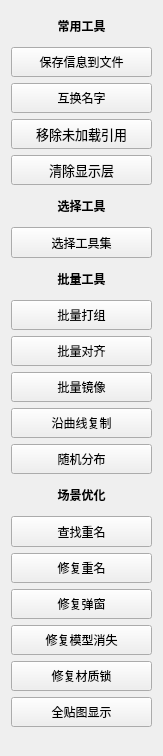
<?xml version="1.0" encoding="UTF-8"?>
<ui version="4.0">
 <class>Form</class>
 <widget class="QWidget" name="Form">
  <property name="geometry">
   <rect>
    <x>0</x>
    <y>0</y>
    <width>163</width>
    <height>756</height>
   </rect>
  </property>
  <property name="sizePolicy">
   <sizepolicy hsizetype="Preferred" vsizetype="Preferred">
    <horstretch>0</horstretch>
    <verstretch>0</verstretch>
   </sizepolicy>
  </property>
  <property name="windowTitle">
   <string>Common Tools</string>
  </property>
  <widget class="QWidget" name="layoutWidget">
   <property name="geometry">
    <rect>
     <x>11</x>
     <y>11</y>
     <width>141</width>
     <height>716</height>
    </rect>
   </property>
   <layout class="QGridLayout" name="gridLayout">
    <item row="9" column="0">
     <widget class="QPushButton" name="pushButton">
      <property name="sizePolicy">
       <sizepolicy hsizetype="Preferred" vsizetype="Minimum">
        <horstretch>0</horstretch>
        <verstretch>0</verstretch>
       </sizepolicy>
      </property>
      <property name="minimumSize">
       <size>
        <width>100</width>
        <height>30</height>
       </size>
      </property>
      <property name="font">
       <font>
        <family>Arial</family>
        <pointsize>9</pointsize>
       </font>
      </property>
      <property name="text">
       <string>批量打组</string>
      </property>
     </widget>
    </item>
    <item row="20" column="0">
     <widget class="QPushButton" name="pushButton_10">
      <property name="sizePolicy">
       <sizepolicy hsizetype="Preferred" vsizetype="Minimum">
        <horstretch>0</horstretch>
        <verstretch>0</verstretch>
       </sizepolicy>
      </property>
      <property name="minimumSize">
       <size>
        <width>100</width>
        <height>30</height>
       </size>
      </property>
      <property name="font">
       <font>
        <family>Arial</family>
        <pointsize>9</pointsize>
       </font>
      </property>
      <property name="text">
       <string>修复模型消失</string>
      </property>
     </widget>
    </item>
    <item row="12" column="0">
     <widget class="QPushButton" name="pushButton_9">
      <property name="sizePolicy">
       <sizepolicy hsizetype="Preferred" vsizetype="Minimum">
        <horstretch>0</horstretch>
        <verstretch>0</verstretch>
       </sizepolicy>
      </property>
      <property name="minimumSize">
       <size>
        <width>100</width>
        <height>30</height>
       </size>
      </property>
      <property name="font">
       <font>
        <family>Arial</family>
        <pointsize>9</pointsize>
       </font>
      </property>
      <property name="text">
       <string>沿曲线复制</string>
      </property>
     </widget>
    </item>
    <item row="15" column="0">
     <widget class="QLabel" name="label">
      <property name="minimumSize">
       <size>
        <width>100</width>
        <height>30</height>
       </size>
      </property>
      <property name="font">
       <font>
        <family>Arial</family>
        <pointsize>9</pointsize>
        <weight>75</weight>
        <bold>true</bold>
       </font>
      </property>
      <property name="text">
       <string>场景优化</string>
      </property>
      <property name="alignment">
       <set>Qt::AlignCenter</set>
      </property>
     </widget>
    </item>
    <item row="10" column="0">
     <widget class="QPushButton" name="pushButton_6">
      <property name="sizePolicy">
       <sizepolicy hsizetype="Preferred" vsizetype="Minimum">
        <horstretch>0</horstretch>
        <verstretch>0</verstretch>
       </sizepolicy>
      </property>
      <property name="minimumSize">
       <size>
        <width>100</width>
        <height>30</height>
       </size>
      </property>
      <property name="font">
       <font>
        <family>Arial</family>
        <pointsize>9</pointsize>
       </font>
      </property>
      <property name="text">
       <string>批量对齐</string>
      </property>
     </widget>
    </item>
    <item row="21" column="0">
     <widget class="QPushButton" name="pushButton_12">
      <property name="sizePolicy">
       <sizepolicy hsizetype="Preferred" vsizetype="Minimum">
        <horstretch>0</horstretch>
        <verstretch>0</verstretch>
       </sizepolicy>
      </property>
      <property name="minimumSize">
       <size>
        <width>100</width>
        <height>30</height>
       </size>
      </property>
      <property name="font">
       <font>
        <family>Arial</family>
        <pointsize>9</pointsize>
       </font>
      </property>
      <property name="text">
       <string>修复材质锁</string>
      </property>
     </widget>
    </item>
    <item row="14" column="0">
     <widget class="QPushButton" name="pushButton_2">
      <property name="sizePolicy">
       <sizepolicy hsizetype="Preferred" vsizetype="Minimum">
        <horstretch>0</horstretch>
        <verstretch>0</verstretch>
       </sizepolicy>
      </property>
      <property name="minimumSize">
       <size>
        <width>100</width>
        <height>30</height>
       </size>
      </property>
      <property name="font">
       <font>
        <family>Arial</family>
        <pointsize>9</pointsize>
       </font>
      </property>
      <property name="text">
       <string>随机分布</string>
      </property>
     </widget>
    </item>
    <item row="2" column="0">
     <widget class="QPushButton" name="pushButton_8">
      <property name="sizePolicy">
       <sizepolicy hsizetype="Preferred" vsizetype="Minimum">
        <horstretch>0</horstretch>
        <verstretch>0</verstretch>
       </sizepolicy>
      </property>
      <property name="minimumSize">
       <size>
        <width>100</width>
        <height>30</height>
       </size>
      </property>
      <property name="font">
       <font>
        <family>Arial</family>
        <pointsize>9</pointsize>
       </font>
      </property>
      <property name="text">
       <string>互换名字</string>
      </property>
     </widget>
    </item>
    <item row="18" column="0">
     <widget class="QPushButton" name="pushButton_4">
      <property name="sizePolicy">
       <sizepolicy hsizetype="Preferred" vsizetype="Minimum">
        <horstretch>0</horstretch>
        <verstretch>0</verstretch>
       </sizepolicy>
      </property>
      <property name="minimumSize">
       <size>
        <width>100</width>
        <height>30</height>
       </size>
      </property>
      <property name="font">
       <font>
        <family>Arial</family>
        <pointsize>9</pointsize>
       </font>
      </property>
      <property name="text">
       <string>修复重名</string>
      </property>
     </widget>
    </item>
    <item row="19" column="0">
     <widget class="QPushButton" name="pushButton_5">
      <property name="sizePolicy">
       <sizepolicy hsizetype="Preferred" vsizetype="Minimum">
        <horstretch>0</horstretch>
        <verstretch>0</verstretch>
       </sizepolicy>
      </property>
      <property name="minimumSize">
       <size>
        <width>100</width>
        <height>30</height>
       </size>
      </property>
      <property name="font">
       <font>
        <family>Arial</family>
        <pointsize>9</pointsize>
       </font>
      </property>
      <property name="text">
       <string>修复弹窗</string>
      </property>
     </widget>
    </item>
    <item row="11" column="0">
     <widget class="QPushButton" name="pushButton_14">
      <property name="sizePolicy">
       <sizepolicy hsizetype="Preferred" vsizetype="Minimum">
        <horstretch>0</horstretch>
        <verstretch>0</verstretch>
       </sizepolicy>
      </property>
      <property name="minimumSize">
       <size>
        <width>100</width>
        <height>30</height>
       </size>
      </property>
      <property name="font">
       <font>
        <family>Arial</family>
        <pointsize>9</pointsize>
       </font>
      </property>
      <property name="text">
       <string>批量镜像</string>
      </property>
     </widget>
    </item>
    <item row="0" column="0">
     <widget class="QLabel" name="label_3">
      <property name="minimumSize">
       <size>
        <width>100</width>
        <height>30</height>
       </size>
      </property>
      <property name="font">
       <font>
        <family>Arial</family>
        <pointsize>9</pointsize>
        <weight>75</weight>
        <bold>true</bold>
       </font>
      </property>
      <property name="text">
       <string>常用工具</string>
      </property>
      <property name="alignment">
       <set>Qt::AlignCenter</set>
      </property>
     </widget>
    </item>
    <item row="17" column="0">
     <widget class="QPushButton" name="pushButton_3">
      <property name="sizePolicy">
       <sizepolicy hsizetype="Preferred" vsizetype="Minimum">
        <horstretch>0</horstretch>
        <verstretch>0</verstretch>
       </sizepolicy>
      </property>
      <property name="minimumSize">
       <size>
        <width>100</width>
        <height>30</height>
       </size>
      </property>
      <property name="font">
       <font>
        <family>Arial</family>
        <pointsize>9</pointsize>
       </font>
      </property>
      <property name="text">
       <string>查找重名</string>
      </property>
     </widget>
    </item>
    <item row="22" column="0">
     <widget class="QPushButton" name="pushButton_13">
      <property name="minimumSize">
       <size>
        <width>100</width>
        <height>30</height>
       </size>
      </property>
      <property name="font">
       <font>
        <family>Arial</family>
        <pointsize>9</pointsize>
       </font>
      </property>
      <property name="text">
       <string>全贴图显示</string>
      </property>
     </widget>
    </item>
    <item row="5" column="0">
     <widget class="QLabel" name="label_4">
      <property name="minimumSize">
       <size>
        <width>100</width>
        <height>30</height>
       </size>
      </property>
      <property name="font">
       <font>
        <family>Arial</family>
        <pointsize>9</pointsize>
        <weight>75</weight>
        <bold>true</bold>
       </font>
      </property>
      <property name="text">
       <string>选择工具</string>
      </property>
      <property name="alignment">
       <set>Qt::AlignCenter</set>
      </property>
     </widget>
    </item>
    <item row="1" column="0">
     <widget class="QPushButton" name="pushButton_7">
      <property name="sizePolicy">
       <sizepolicy hsizetype="Preferred" vsizetype="Minimum">
        <horstretch>0</horstretch>
        <verstretch>0</verstretch>
       </sizepolicy>
      </property>
      <property name="minimumSize">
       <size>
        <width>100</width>
        <height>30</height>
       </size>
      </property>
      <property name="font">
       <font>
        <family>Arial</family>
        <pointsize>9</pointsize>
       </font>
      </property>
      <property name="text">
       <string>保存信息到文件</string>
      </property>
     </widget>
    </item>
    <item row="3" column="0">
     <widget class="QPushButton" name="pushButton_15">
      <property name="minimumSize">
       <size>
        <width>100</width>
        <height>30</height>
       </size>
      </property>
      <property name="font">
       <font>
        <family>Arial</family>
        <pointsize>10</pointsize>
       </font>
      </property>
      <property name="text">
       <string>移除未加载引用</string>
      </property>
     </widget>
    </item>
    <item row="7" column="0">
     <widget class="QLabel" name="label_2">
      <property name="minimumSize">
       <size>
        <width>100</width>
        <height>30</height>
       </size>
      </property>
      <property name="font">
       <font>
        <family>Arial</family>
        <pointsize>9</pointsize>
        <weight>75</weight>
        <bold>true</bold>
       </font>
      </property>
      <property name="text">
       <string>批量工具</string>
      </property>
      <property name="alignment">
       <set>Qt::AlignCenter</set>
      </property>
     </widget>
    </item>
    <item row="6" column="0">
     <widget class="QPushButton" name="pushButton_11">
      <property name="sizePolicy">
       <sizepolicy hsizetype="Preferred" vsizetype="Minimum">
        <horstretch>0</horstretch>
        <verstretch>0</verstretch>
       </sizepolicy>
      </property>
      <property name="minimumSize">
       <size>
        <width>100</width>
        <height>30</height>
       </size>
      </property>
      <property name="font">
       <font>
        <family>Arial</family>
        <pointsize>9</pointsize>
       </font>
      </property>
      <property name="text">
       <string>选择工具集</string>
      </property>
     </widget>
    </item>
    <item row="4" column="0">
     <widget class="QPushButton" name="pushButton_16">
      <property name="minimumSize">
       <size>
        <width>100</width>
        <height>30</height>
       </size>
      </property>
      <property name="font">
       <font>
        <family>Arial</family>
        <pointsize>10</pointsize>
       </font>
      </property>
      <property name="text">
       <string>清除显示层</string>
      </property>
     </widget>
    </item>
   </layout>
  </widget>
 </widget>
 <resources/>
 <connections/>
</ui>
